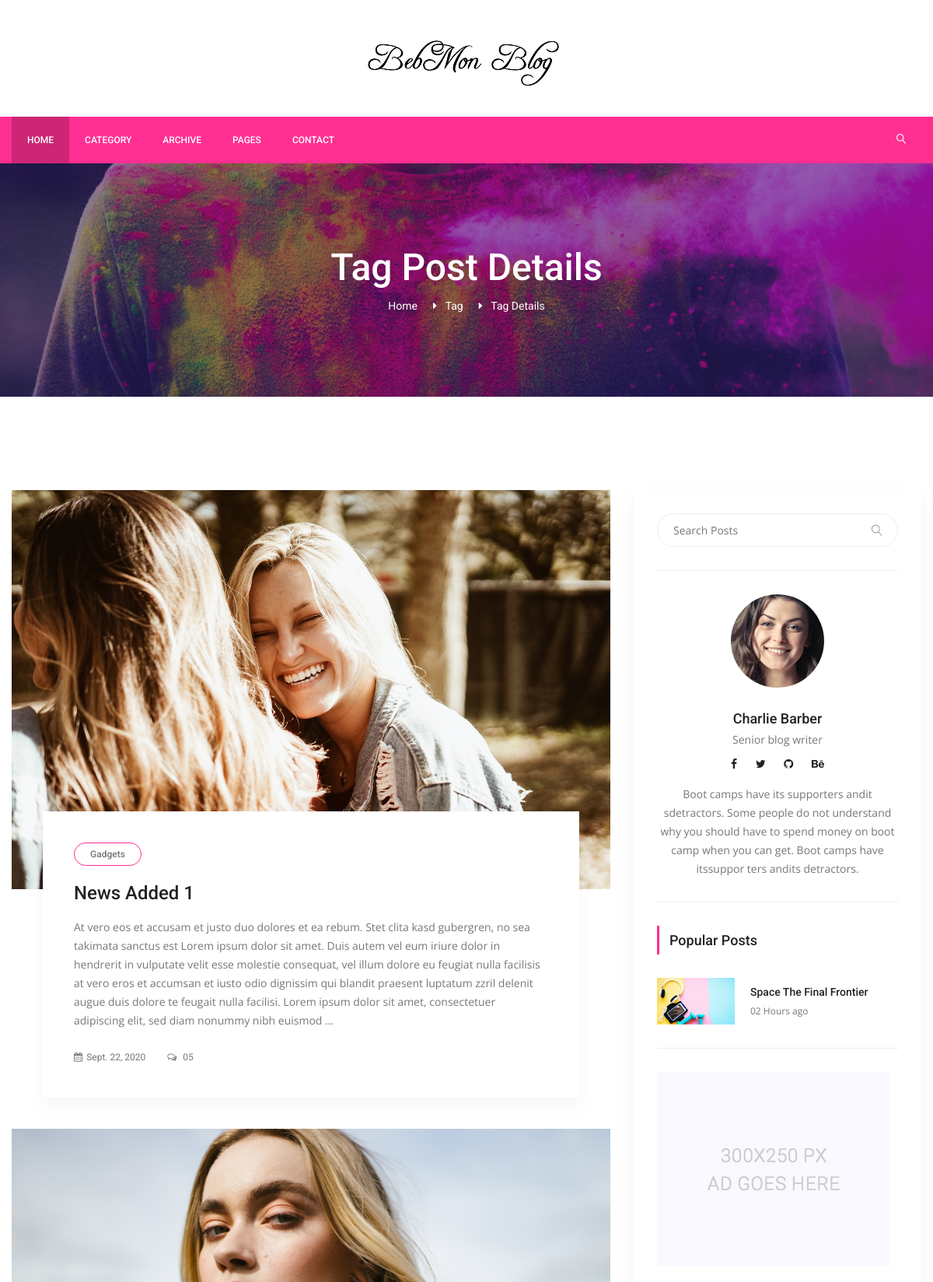
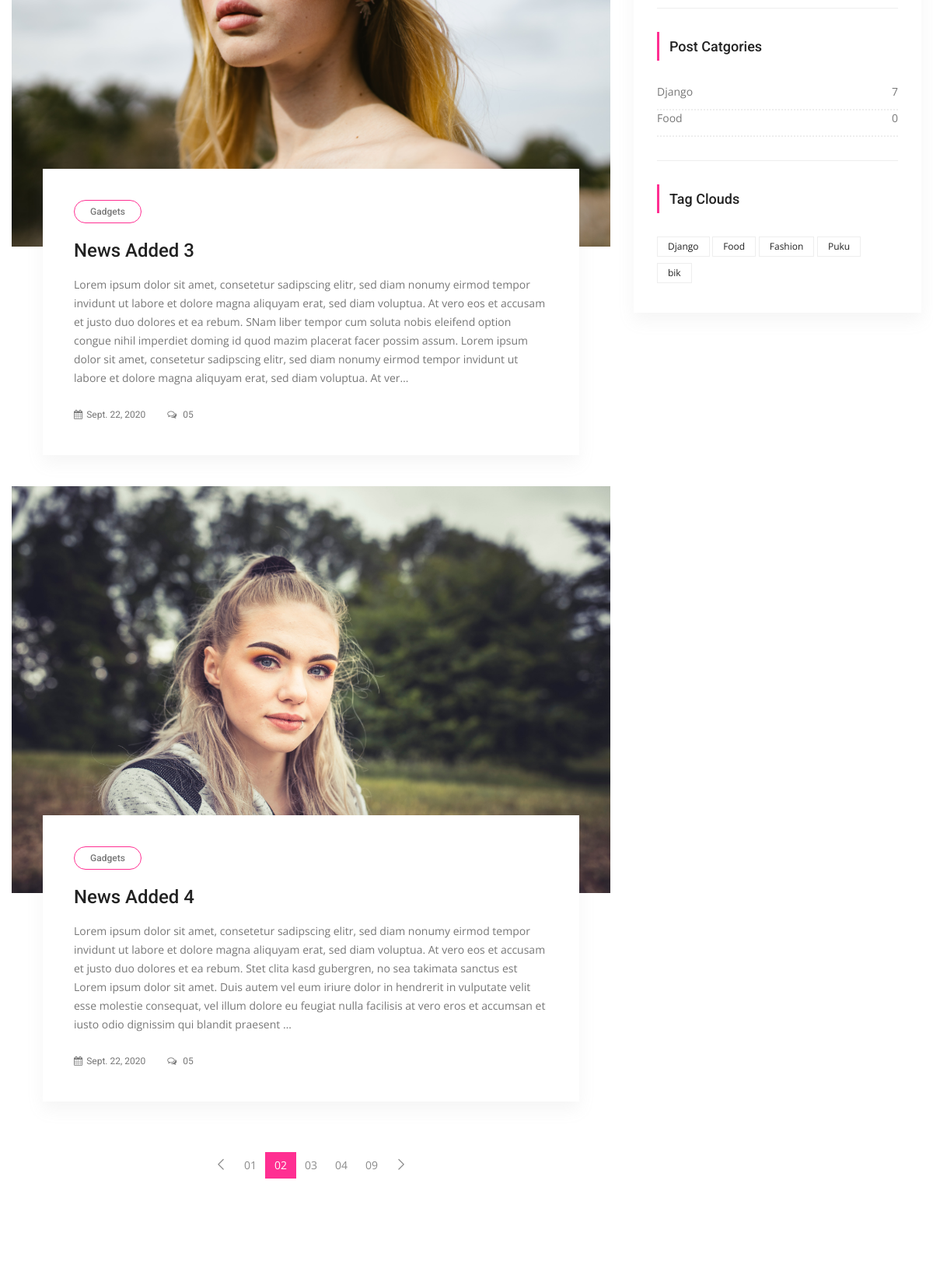
The page /tag/django/ (upper part) on the database its author committed (2 pictures, top to bottom).
### posts/models.py (models this page shows, shortened)
class Post(models.Model):
    title = models.CharField(max_length=200, unique=True)
    content = models.TextField()
    date = models.DateField(auto_now_add=True)
    image = models.ImageField(upload_to='media')
    source = models.CharField(max_length=25)
    user = models.ForeignKey(settings.AUTH_USER_MODEL, on_delete=models.CASCADE, default=1)
    category = models.ForeignKey(Category, on_delete=models.CASCADE, default=1, related_name='postByCategory')
    slug = models.SlugField(null=True, blank=True, default='slug', max_length=20)
    tag = models.ManyToManyField(Tag, related_name='tagByPosts')
    slider_post = models.BooleanField(default=False, blank=True, null=True)

class Category(models.Model):
    title = models.CharField(max_length=20, unique=True)
    slug = models.SlugField(null=True, blank=True, default='slug')
    def post_count(self):
        return self.postByCategory.all().count()

class Tag(models.Model):
    title = models.CharField(max_length=20, unique=True)
    slug = models.SlugField(blank=True, max_length=20, default='slug')
    def __str__(self):
        return self.title

### posts/views.py (the view)
# urls.py: path('tag/<slug:slug>/', TagDetail.as_view(), name='tag_detail'),
class TagDetail(ListView):
    template_name = 'tags/tag_detail.html'
    model = Post
    context_object_name = 'posts'
    def get_queryset(self):
        self.tag = get_object_or_404(Tag, slug=self.kwargs['slug'])
        return Post.objects.filter(tag=self.tag).order_by('id')
    def get_context_data(self, *, object_list=None, **kwargs):
        context = super(TagDetail, self).get_context_data(**kwargs)
        self.tag = get_object_or_404(Tag, slug=self.kwargs['slug'])
        context['tags'] = self.tag
        return context

### posts/templatetags/custom_tags.py (called while the page is built)
@register.simple_tag(name='categories')
def all_categories():
    return Category.objects.all()

@register.simple_tag(name='tags')
def all_tags():
    return Tag.objects.all()

### templates/tags/tag_detail.html
{% extends 'layouts/base.html' %}
{% load static %}
{% block content %}
    <section class="banner_area">
        <div class="banner_inner d-flex align-items-center">
            <div class="overlay bg-parallax" data-stellar-ratio="0.9" data-stellar-vertical-offset="0"
                 data-background=""></div>
            <div class="container">
                <div class="banner_content text-center">
                    <h2>Tag Post Details</h2>
                    <div class="page_link">
                        <a href="{% url 'index' %}">Home</a>
                        <a>Tag</a>
                        <a href="{% url 'tag_detail' tags.slug %}">Tag Details</a>
                    </div>
                </div>
            </div>
        </div>
    </section>
    <section class="blog_area p_120">
        <div class="container">
            <div class="row">
                <div class="col-lg-8">
                    <div class="blog_left_sidebar">
                        {% for post in posts %}
                            <article class="blog_style1">
                                <div class="blog_img">
                                    <img class="img-fluid" src="{{ post.image.url }}" alt="">
                                </div>
                                <div class="blog_text">
                                    <div class="blog_text_inner">
                                        <a class="cat" href="#">Gadgets</a>
                                        <a href="{% url 'news' post.slug %}"><h4>{{ post.title|title }}</h4></a>
                                        <p>{{ post.content|truncatechars:500 }}</p>
                                        <div class="date">
                                            <a href="#"><i class="fa fa-calendar" aria-hidden="true"></i>{{ post.date }}
                                            </a>
                                            <a href="#"><i class="fa fa-comments-o" aria-hidden="true"></i> 05</a>
                                        </div>
                                    </div>
                                </div>
                            </article>
                        {% endfor %}
                        <nav class="blog-pagination justify-content-center d-flex">
                            <ul class="pagination">
                                <li class="page-item">
                                    <a href="#" class="page-link" aria-label="Previous">
		                                    <span aria-hidden="true">
		                                        <span class="lnr lnr-chevron-left"></span>
		                                    </span>
                                    </a>
                                </li>
                                <li class="page-item"><a href="#" class="page-link">01</a></li>
                                <li class="page-item active"><a href="#" class="page-link">02</a></li>
                                <li class="page-item"><a href="#" class="page-link">03</a></li>
                                <li class="page-item"><a href="#" class="page-link">04</a></li>
                                <li class="page-item"><a href="#" class="page-link">09</a></li>
                                <li class="page-item">
                                    <a href="#" class="page-link" aria-label="Next">
		                                    <span aria-hidden="true">
		                                        <span class="lnr lnr-chevron-right"></span>
		                                    </span>
                                    </a>
                                </li>
                            </ul>
                        </nav>
                    </div>
                </div>
                {% include 'layouts/right_side.html' %}
            </div>
        </div>
    </section>
{% endblock %}

### templates/layouts/base.html (shortened to what this page needs)
{% load static %}
<!doctype html>
<html lang="en">
<head>
    <link rel="stylesheet" href="{% static 'css/bootstrap.css' %}">
    <link rel="stylesheet" href="{% static 'vendors/linericon/style.css' %}">
    <link rel="stylesheet" href="{% static 'css/font-awesome.min.css' %}">
    <link rel="stylesheet" href="{% static 'vendors/owl-carousel/owl.carousel.min.css' %}">
    <link rel="stylesheet" href="{% static 'vendors/lightbox/simpleLightbox.css' %}">
    <link rel="stylesheet" href="{% static 'vendors/nice-select/css/nice-select.css' %}">
    <link rel="stylesheet" href="{% static 'vendors/animate-css/animate.css' %}">
    <link rel="stylesheet" href="{% static 'vendors/jquery-ui/jquery-ui.css' %}">
    <link rel="stylesheet" href="{% static 'css/style.css' %}">
    <link rel="stylesheet" href="{% static 'css/responsive.css' %}">
</head>
<body>
<header class="header_area">
    <div class="logo_part">
        <div class="container">
            <a class="logo" href="#"><img src="{% static 'img/logo.png' %}" alt=""></a>
        </div>
    </div>
    <div class="main_menu">
        <nav class="navbar navbar-expand-lg navbar-light">
            <div class="container">
                <div class="collapse navbar-collapse offset" id="navbarSupportedContent">
                    <ul class="nav navbar-nav menu_nav">
                        <li class="nav-item active"><a class="nav-link" href="">Home</a></li>
                        <li class="nav-item"><a class="nav-link" href="">Category</a></li>
                        <li class="nav-item"><a class="nav-link" href="">Archive</a></li>
                        <li class="nav-item submenu dropdown">
                            <a href="#" class="nav-link dropdown-toggle" data-toggle="dropdown" role="button"
                               aria-haspopup="true" aria-expanded="false">Pages</a>
                        </li>
                        <li class="nav-item"><a class="nav-link" href="">Contact</a></li>
                    </ul>
                    <ul class="nav navbar-nav navbar-right ml-auto">
                        <li class="nav-item"><a href="#" class="search"><i class="lnr lnr-magnifier"></i></a></li>
                    </ul>
                </div>
            </div>
        </nav>
    </div>
</header>
{% block content %}
{% endblock %}
</body>
</html>

### templates/layouts/right_side.html
{% load static %}
{% load custom_tags %}
<div class="col-lg-4">
    <div class="blog_right_sidebar">
        <aside class="single_sidebar_widget search_widget">
            <div class="input-group">
                <input type="text" class="form-control" placeholder="Search Posts">
                <span class="input-group-btn">
                    <button class="btn btn-default" type="button"><i class="lnr lnr-magnifier"></i></button>
                </span>
            </div>
            <div class="br"></div>
        </aside>
        <aside class="single_sidebar_widget author_widget">
            <img class="author_img rounded-circle" src="{% static 'img/blog/author.png' %}" alt="">
            <h4>Charlie Barber</h4>
            <p>Senior blog writer</p>
            <div class="social_icon">
                <a href="#"><i class="fa fa-facebook"></i></a>
                <a href="#"><i class="fa fa-twitter"></i></a>
                <a href="#"><i class="fa fa-github"></i></a>
                <a href="#"><i class="fa fa-behance"></i></a>
            </div>
            <p>Boot camps have its supporters andit sdetractors. Some people do not understand why you
                should have to spend money on boot camp when you can get. Boot camps have itssuppor ters
                andits detractors.</p>
            <div class="br"></div>
        </aside>
        <aside class="single_sidebar_widget popular_post_widget">
            <h3 class="widget_title">Popular Posts</h3>
            <div class="media post_item">
                <img src="{% static 'img/blog/popular-post/post1.jpg' %}" alt="post">
                <div class="media-body">
                    <a href="blog-details.html"><h3>Space The Final Frontier</h3></a>
                    <p>02 Hours ago</p>
                </div>
            </div>
            <div class="br"></div>
        </aside>
        <aside class="single_sidebar_widget">
            <a href="#"><img class="img-fluid" src="{% static 'img/blog/add.jpg' %}" alt=""></a>
            <div class="br"></div>
        </aside>
        <aside class="single_sidebar_widget post_category_widget">
            <h4 class="widget_title">Post Catgories</h4>
            {% categories as categories %}
            {% for category in categories %}
                <ul class="list cat-list">
                    <li>
                        <a href="{% url 'category_detail' category.slug %}" class="d-flex justify-content-between">
                            <p>{{ category.title }}</p>
                            <p>{{ category.post_count }}</p>
                        </a>
                    </li>
                </ul>
            {% endfor %}
            <div class="br"></div>
        </aside>
        <aside class="single-sidebar-widget tag_cloud_widget">
            <h4 class="widget_title">Tag Clouds</h4>
            <ul class="list">
                {% tags as tags %}
                {% for tag in tags %}
                <li><a href="{% url 'tag_detail' tag.slug %}">{{ tag }}</a></li>
                {% endfor %}
            </ul>
        </aside>
    </div>
</div>

### static/css/responsive.css (style rules this page uses)
@media (max-width:1619px) { .header_area .navbar .search { margin-left: 40px; } }

### rows shown on the page
Post: image (picture), title "News Added 1", content "At vero eos et accusam et justo duo dolores et ea rebum. Stet clita kasd gubergren, no sea takimata sanctus est Lorem ipsum dolor sit amet. Duis autem vel eum iriure dolor in hendrerit in vulputate velit esse molestie consequat, vel illum dolore eu feugiat nulla facilisis at vero eros et accumsan et iusto odio dignissim qui blandit praesent luptatum zzril delenit augue duis dolore te feugait nulla facilisi. Lorem ipsum dolor sit amet, consectetuer adipiscing elit, sed diam nonummy nibh euismod …", date "Sept. 22, 2020"
Post: image (picture), title "News Added 3", content "Lorem ipsum dolor sit amet, consetetur sadipscing elitr, sed diam nonumy eirmod tempor invidunt ut labore et dolore magna aliquyam erat, sed diam voluptua. At vero eos et accusam et justo duo dolores et ea rebum. SNam liber tempor cum soluta nobis eleifend option congue nihil imperdiet doming id quod mazim placerat facer possim assum. Lorem ipsum dolor sit amet, consetetur sadipscing elitr, sed diam nonumy eirmod tempor invidunt ut labore et dolore magna aliquyam erat, sed diam voluptua. At ver…", date "Sept. 22, 2020"
Post: image (picture), title "News Added 4", content "Lorem ipsum dolor sit amet, consetetur sadipscing elitr, sed diam nonumy eirmod tempor invidunt ut labore et dolore magna aliquyam erat, sed diam voluptua. At vero eos et accusam et justo duo dolores et ea rebum. Stet clita kasd gubergren, no sea takimata sanctus est Lorem ipsum dolor sit amet. Duis autem vel eum iriure dolor in hendrerit in vulputate velit esse molestie consequat, vel illum dolore eu feugiat nulla facilisis at vero eros et accumsan et iusto odio dignissim qui blandit praesent …", date "Sept. 22, 2020"
Category: title "Django", post_count "7"
Category: title "Food", post_count "0"
Tag: title "Django"
Tag: title "Food"
Tag: title "Fashion"
Tag: title "Puku"
Tag: title "bik"
